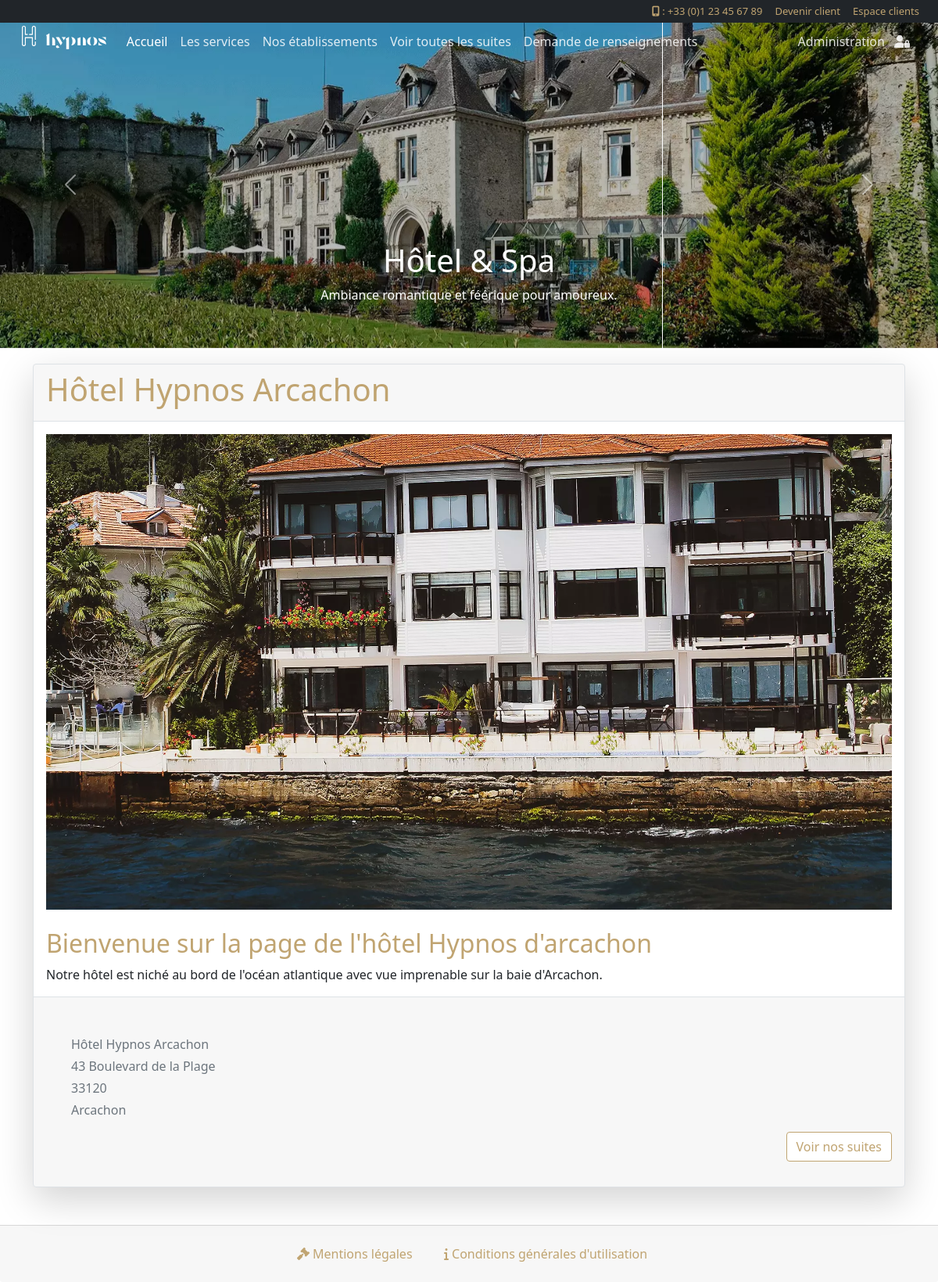
/resort.php?pageid=1, run on the app's committed database.
### tables this page shows
CREATE TABLE `pages_resort` (
  `pageid` int(11) NOT NULL,
  `pagename` varchar(100) NOT NULL,
  `pagetitle` varchar(255) NOT NULL,
  `pagedescription` text NOT NULL,
  `pageaddress` text NOT NULL,
  `pagezipcode` int(10) NOT NULL,
  `pagecity` varchar(100) NOT NULL,
  `pageimage` varchar(100) NOT NULL,
  `resortid` int(11) DEFAULT NULL,
  `createdate` timestamp NOT NULL DEFAULT current_timestamp(),
  `updatedate` timestamp NOT NULL DEFAULT current_timestamp() ON UPDATE current_timestamp()
);

### resort.php (the view, shortened to what this page needs)
<?php
include('includes/config.php');
?>
<!DOCTYPE HTML>
  <html>
    <head>
      <link href="https://cdn.jsdelivr.net/npm/bootstrap@5.1.3/dist/css/bootstrap.min.css" rel="stylesheet">
      <link href="css/mobile.css" rel="stylesheet" type="text/css" />
      <link href="css/hypnos.css" rel="stylesheet" type="text/css" />
      <link href="css/scrollToTop.css" rel="stylesheet" type="text/css" />
    </head>
  <body>
    <?php include('includes/header.php');?>
    <main class="main">
      <?php
        $pageid = $_GET['pageid'];
        $sql = "SELECT * from pages_resort where pageid = '".$pageid."'";
        $query = $dbh->prepare($sql);
        $query->execute();
        $results=$query->fetchAll(PDO::FETCH_OBJ);
      if($query->rowCount() == 0)
        echo "<br/>La page ID n'existe pas : ".$pageid;
      else
      {
      foreach($results as $result)
      {
          ?>
      <div class="container-fluid mt-5 p-0">
        <div class="container my-5">
          <div class="card shadow-lg border">
            <div class="container-fluid card-header border-bottom mx-auto">
              <h1><?php echo htmlentities($result->pagename);?></h1>
            </div>
            <div class="card-body">
              <img src="admin/pagesimages/<?php echo htmlentities($result->pageimage);?>" alt="Hôtel hypnos group" class="img-fluid mb-4">
              <div class="card-title">
                <h2><?php echo htmlentities($result->pagetitle);?></h2>
              </div>
                <p class="card-text"><?php echo htmlentities($result->pagedescription);?></p>
            </div>
            <div class="card-footer border-top ps-5 pt-5">
              <p class="text-muted mb-1"><?php echo htmlentities($result->pagename);?></p>
              <p class="text-muted mb-1"><?php echo htmlentities($result->pageaddress);?></p>
              <p class="text-muted mb-1"><?php echo htmlentities($result->pagezipcode);?></p>
              <p class="text-muted"><?php echo htmlentities($result->pagecity);?></p>
              <div class="d-flex justify-content-end">
                <a class="btn btn-hypnos mb-4" href="suites-list.php?idhotel=<?php echo $result->resortid;?>">Voir nos suites</a>
              </div>
            </div>
          </div>
        </div>
      </div>
      <?php } ?>
    </main>
    <?php include('includes/footer.php');?>
  </body>
</html>
<?php } ?>

### css/hypnos.css (style rules this page uses)
body { height: 100vh; z-index: 0; }
html { scrollbar-width: none }
.main { top: 100px; }
h1 { color: rgb(192, 164, 113); font-weight: 500 }
h2 { color: rgb(192, 164, 113); font-weight: 500 }
.btn-hypnos { color: rgb(192, 164, 113); background-color: #fff; border-color: rgb(192, 164, 113) }

### data on the page
pages_resort: pagename "Hôtel Hypnos Arcachon", pageimage (picture), pagetitle "Bienvenue sur la page de l'hôtel Hypnos d'arcachon", pagedescription "Notre hôtel est niché au bord de l'océan atlantique avec vue imprenable sur la baie d'Arcachon.", pageaddress "43 Boulevard de la Plage", pagezipcode "33120", pagecity "Arcachon"
